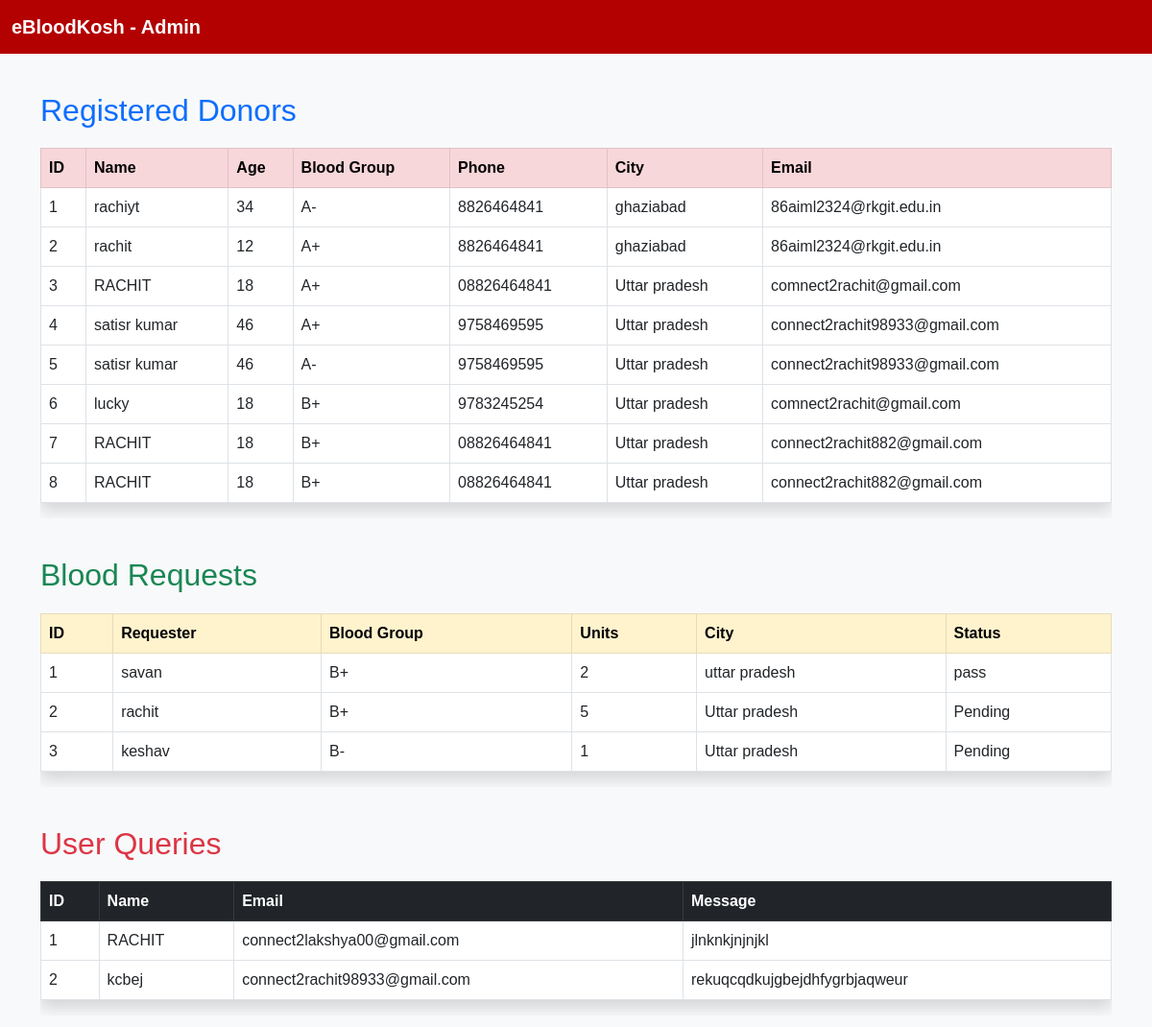
Page /admin_dashboard on the committed database.
### tables this page shows
CREATE TABLE donors (
        id INTEGER PRIMARY KEY AUTOINCREMENT,
        name TEXT,
        age INTEGER,
        blood_group TEXT,
        phone TEXT,
        city TEXT,
        email TEXT
    );

CREATE TABLE requests (
        id INTEGER PRIMARY KEY AUTOINCREMENT,
        requester_name TEXT,
        required_group TEXT,
        units INTEGER,
        city TEXT,
        status TEXT DEFAULT "Pending"
    );

CREATE TABLE queries (
            id INTEGER PRIMARY KEY AUTOINCREMENT,
            name TEXT,
            email TEXT,
            message TEXT
        );

### app.py (the view)
@app.route('/admin_dashboard')
def admin_dashboard():
    with sqlite3.connect(DB_NAME) as conn:
        cursor1 = conn.execute("SELECT * FROM donors")
        donors_data = cursor1.fetchall()
        cursor2 = conn.execute("SELECT * FROM requests")
        requests_data = cursor2.fetchall()
        cursor3 = conn.execute("SELECT * FROM queries")
        queries_data = cursor3.fetchall()
    return render_template('admin_dashboard.html', donors=donors_data, requests=requests_data, queries=queries_data)

### templates/admin_dashboard.html (shortened to what this page needs)
<!DOCTYPE html>
<html lang="en">
<head>
    <link rel="stylesheet" href="https://cdn.jsdelivr.net/npm/bootstrap@5.3.0/dist/css/bootstrap.min.css">
</head>
<body>
<nav class="navbar navbar-expand-lg">
    <div class="container-fluid">
        <a class="navbar-brand" href="#">eBloodKosh - Admin</a>
    </div>
</nav>
<div class="container">
    <h2 class="text-primary">Registered Donors</h2>
    <div class="table-responsive">
        <table class="table table-bordered table-hover shadow">
            <thead class="table-danger">
                <tr>
                    <th>ID</th><th>Name</th><th>Age</th><th>Blood Group</th><th>Phone</th><th>City</th><th>Email</th>
                </tr>
            </thead>
            <tbody>
                {% for donor in donors %}
                <tr>
                    <td>{{ donor[0] }}</td>
                    <td>{{ donor[1] }}</td>
                    <td>{{ donor[2] }}</td>
                    <td>{{ donor[3] }}</td>
                    <td>{{ donor[4] }}</td>
                    <td>{{ donor[5] }}</td>
                    <td>{{ donor[6] }}</td>
                </tr>
                {% endfor %}
            </tbody>
        </table>
    </div>
    <h2 class="text-success">Blood Requests</h2>
    <div class="table-responsive">
        <table class="table table-bordered table-hover shadow">
            <thead class="table-warning">
                <tr>
                    <th>ID</th><th>Requester</th><th>Blood Group</th><th>Units</th><th>City</th><th>Status</th>
                </tr>
            </thead>
            <tbody>
                {% for req in requests %}
                <tr>
                    <td>{{ req[0] }}</td>
                    <td>{{ req[1] }}</td>
                    <td>{{ req[2] }}</td>
                    <td>{{ req[3] }}</td>
                    <td>{{ req[4] }}</td>
                    <td>{{ req[5] }}</td>
                </tr>
                {% endfor %}
            </tbody>
        </table>
    </div>
    <h2 class="text-danger">User Queries</h2>
    <div class="table-responsive mb-5">
        <table class="table table-bordered table-hover shadow">
            <thead class="table-dark">
                <tr>
                    <th>ID</th><th>Name</th><th>Email</th><th>Message</th>
                </tr>
            </thead>
            <tbody>
                {% for query in queries %}
                <tr>
                    <td>{{ query[0] }}</td>
                    <td>{{ query[1] }}</td>
                    <td>{{ query[2] }}</td>
                    <td>{{ query[3] }}</td>
                </tr>
                {% endfor %}
            </tbody>
        </table>
    </div>
</div>
</body>
</html>

### templates/admin_dashboard.html (style rules this page uses)
body { background-color: #f8f9fa; font-family: Arial, sans-serif; }
.navbar { background-color: #b30000; }
.navbar-brand { color: white !important; font-weight: bold; }
h2 { margin-top: 40px; margin-bottom: 20px; }
table { background-color: white; }

### rows in the picture
donors: id "1", name "rachiyt", age "34", blood_group "A-", phone "8826464841", city "ghaziabad", email "86aiml2324@rkgit.edu.in"
donors: id "2", name "rachit", age "12", blood_group "A+", phone "8826464841", city "ghaziabad", email "86aiml2324@rkgit.edu.in"
donors: id "3", name "RACHIT", age "18", blood_group "A+", phone "08826464841", city "Uttar pradesh", email "comnect2rachit@gmail.com"
donors: id "4", name "satisr kumar", age "46", blood_group "A+", phone "9758469595", city "Uttar pradesh", email "connect2rachit98933@gmail.com"
donors: id "5", name "satisr kumar", age "46", blood_group "A-", phone "9758469595", city "Uttar pradesh", email "connect2rachit98933@gmail.com"
donors: id "6", name "lucky", age "18", blood_group "B+", phone "9783245254", city "Uttar pradesh", email "comnect2rachit@gmail.com"
donors: id "7", name "RACHIT", age "18", blood_group "B+", phone "08826464841", city "Uttar pradesh", email "connect2rachit882@gmail.com"
donors: id "8", name "RACHIT", age "18", blood_group "B+", phone "08826464841", city "Uttar pradesh", email "connect2rachit882@gmail.com"
requests: id "1", requester_name "savan", required_group "B+", units "2", city "uttar pradesh", status "pass"
requests: id "2", requester_name "rachit", required_group "B+", units "5", city "Uttar pradesh", status "Pending"
requests: id "3", requester_name "keshav", required_group "B-", units "1", city "Uttar pradesh", status "Pending"
queries: id "1", name "RACHIT", email "connect2lakshya00@gmail.com", message "jlnknkjnjnjkl"
queries: id "2", name "kcbej", email "connect2rachit98933@gmail.com", message "rekuqcqdkujgbejdhfygrbjaqweur"
